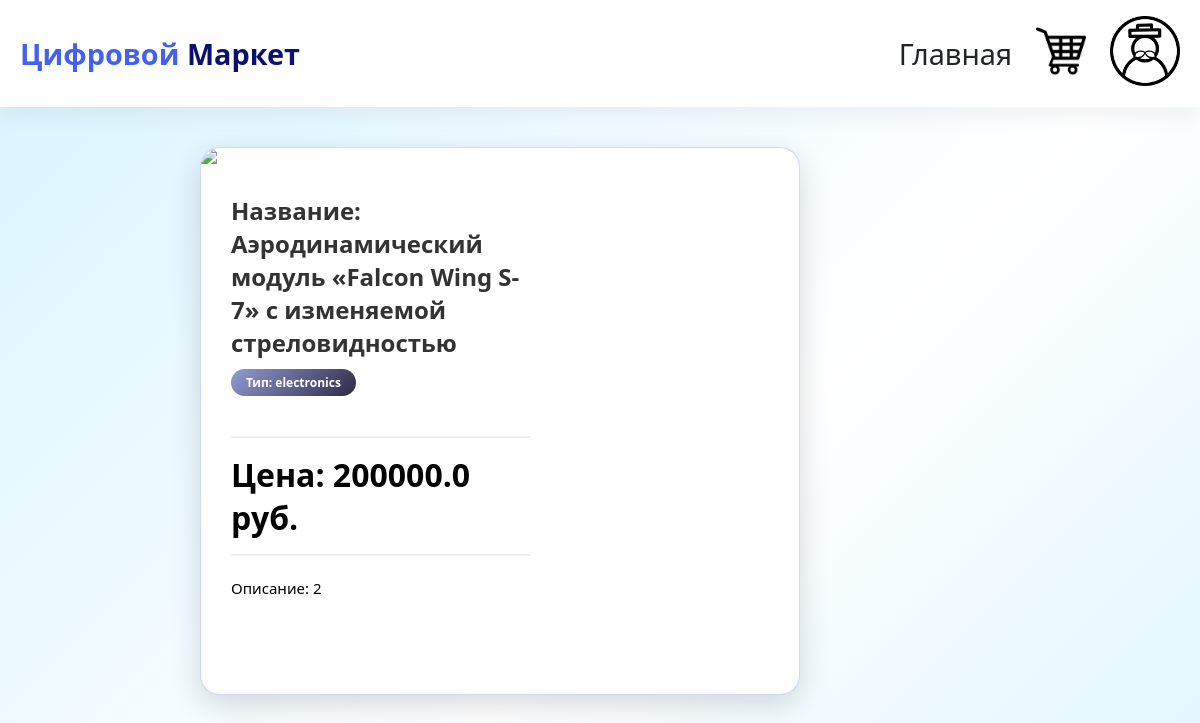
The page /product/1 (signed in) on the database its author committed.
### tables this page shows
CREATE TABLE products (
                   id INTEGER PRIMARY KEY AUTOINCREMENT,
                   name TEXT NOT NULL,
                   price REAL NOT NULL,
                   type_products INTEGER,
                   user_id INTEGER,
                   description TEXT DEFAULT "",
                   image TEXT DEFAULT "",
                   FOREIGN KEY (user_id) REFERENCES user(id),
                   FOREIGN KEY (type_products) REFERENCES Type_products(id)
    
            );

CREATE TABLE Type_products (
            id iNTEGER PRIMARY KEY AUTOINCREMENT,
            name TEXT NOT NULL

        );

### app.py (the view)
@app.route("/product/<int:product_id>")
def product(product_id):
    product = database.get_product_by_id(product_id)
    if  "type_user" not in session:
        return redirect("login.html")
    else:
        type_user = session["type_user"]
    if product:
        return render_template("product.html", product=product, type_user=type_user )
    else:
        return redirect(url_for('index'))

### app.py (called while the page is built)
@app.context_processor
def utility_processor():
    def get_cart_count():
        cart = session.get("cart", {})
        cart = database.validate_cart(cart)
        return len(cart)
    return dict(cart_count=get_cart_count())

### database.py (called while the page is built)
def get_product_by_id(product_id):
    conn = sqlite3.connect("shop.db")
    cursor = conn.cursor()
    cursor.execute("""SELECT products.id, products.name, products.price, Type_products.name, products.description, products.image FROM products
                   JOIN Type_products ON products.type_products = Type_products.id WHERE products.id = ?""", (product_id,))
    product = cursor.fetchone()
    conn.close()
    if product:
        return {
            "id":product[0],
            "name": product[1],
            "price": product[2],
            "type_products": product[3],
            "description": product[4],
            "image": product[5],
        }
    else:
        return None

def validate_cart(cart):
    conn = sqlite3.connect("shop.db")
    cursor = conn.cursor()
    ids = list(cart.keys())
    for i in ids:
        cursor.execute("SELECT * FROM products WHERE id=?", (int(i),))
        product = cursor.fetchone()
        if not product:
            del cart[i]
    return cart

### templates/product.html (shortened to what this page needs)
<!DOCTYPE html>
<html lang="en">
<head>
    <link rel="stylesheet" href="{{ url_for('static', filename='css/style.css') }}">
</head>
<body>
    {% include '_navbar.html' %}
    <div class="product-detail">
        <img src="../{{ product.image }}" width="200" class="product-detail-image">
        <div class="product-detail-content">
            <h1  class="product-detail-title">Название: {{product.name}}</h1>
            <div class="product-detail-category">Тип: {{ product.type_products }}</div>
            <div class="product-detail-price">Цена: {{product.price}} руб.</div>
            <div class="product-detail-description">Описание: {{product.description}}</div>
            <br><br>
        </div>
    </div>
</body>
</html>

### static/css/style.css (style rules this page uses)
* { margin: 0; padding: 0; box-sizing: border-box; }
:root { --primary: #4361ee; --primary-dark: #3a0ca3; --danger: #e63946; --light-gray: #e9ecef; --shadow: 0 10px 20px rgba(0,0,0,0.05); --border-radius: 12px; }
body { font-family: 'Segoe UI', Tahoma, Geneva, Verdana, sans-serif; background-color: #f5f7fb; color: #212529; }
body { background: linear-gradient(135deg, #d7f4ff 0%, #ffffff 30%, #e0f6ff 50%, #aebafa 100%); background-size: 200% 200%; animation: gradientShift 4s ease infinite; min-height: 100vh; }
.product-detail { max-width: 600px; margin: 40px auto; margin-left: 200px; background: white; border-radius: 20px; overflow: hidden; box-shadow: 0 10px 30px rgba(0,0,0,0.15); border: 1px solid rgba(102,126,234,0.3); display: flex; flex-wrap: wrap; }
.product-detail-image { width: 100%; height: auto; border-right: 2px solid #f0f0f0; }
.product-detail-content { width: 60%; padding: 30px; }
.product-detail-title { font-size: 24px; font-weight: 800; color: #333; margin-bottom: 10px; word-break: break-word; overflow-wrap: break-word; hyphens: auto; max-width: 100%; }
.product-detail-category { display: inline-block; background: linear-gradient(135deg, #919dd3 0%, #2e2947 100%); color: white; padding: 5px 15px; border-radius: 20px; font-size: 12px; font-weight: 600; margin-bottom: 20px; }
.product-detail-price { font-size: 32px; font-weight: 800; color: #000000; margin: 20px 0; padding: 15px 0; border-top: 2px solid #f0f0f0; border-bottom: 2px solid #f0f0f0; }
.product-detail-description { font-size: 15px; font-weight: 500; color: #000000; line-height: 1.6; margin: 20px 0; }

### rows shown on the page
products: name "Аэродинамический модуль «Falcon Wing S-7» с изменяемой стреловидностью", price "200000.0", description "2"
Type_products: type_products "electronics"
